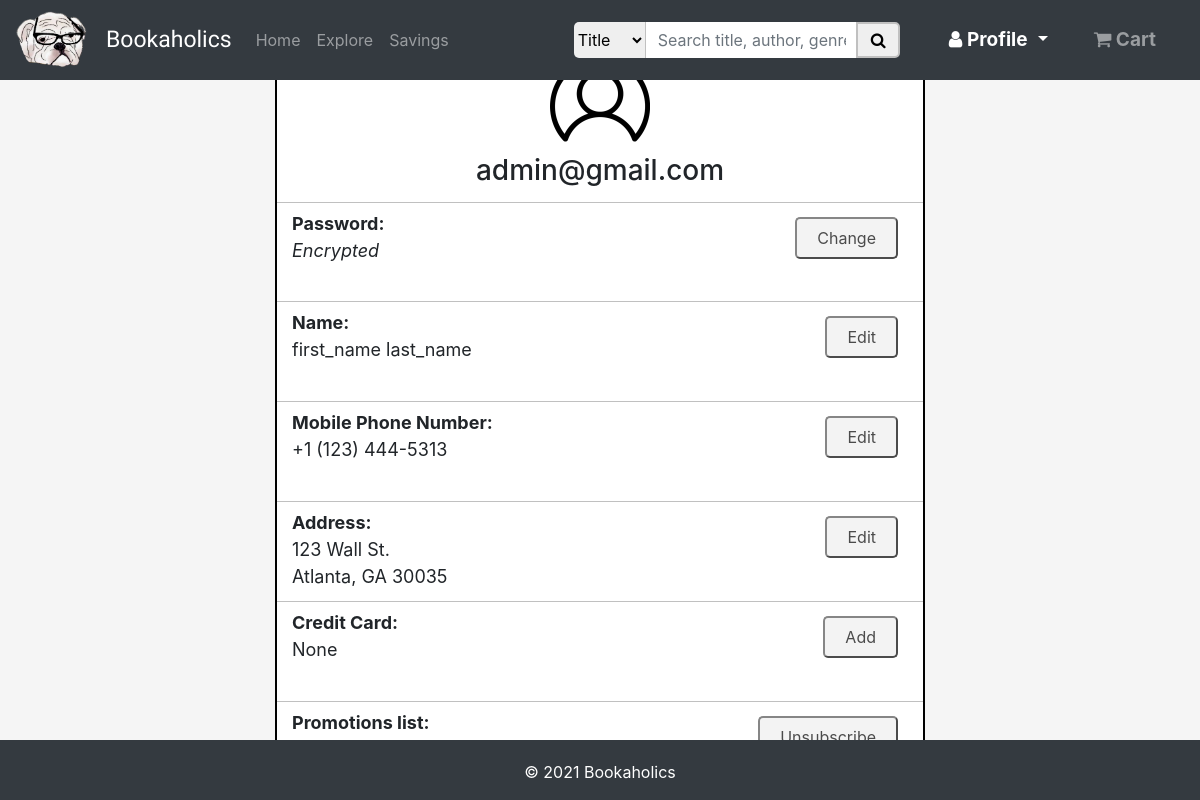
/edit_profile (signed in), run on the app's committed database.
### bookstore/models.py (models this page shows, shortened)
class User(AbstractBaseUser, PermissionsMixin):
    email = models.EmailField(_('email address'), unique=True)
    first_name = models.CharField(max_length=20)
    last_name = models.CharField(max_length=20)
    phone = models.CharField(max_length=10, null=True, blank=True)
    street = models.CharField(max_length=255, null=True, blank=True)
    city = models.CharField(max_length=255, null=True, blank=True)
    state = models.CharField(max_length=255, null=True, blank=True)
    zip_code = models.CharField(max_length=5, null=True, blank=True)
    card_name = encrypt(models.CharField(max_length=255, null=True, blank=True))
    card_num = encrypt(models.CharField(max_length=16, null=True, blank=True))
    card_exp = encrypt(models.CharField(max_length=5, null=True, blank=True))
    card_code = encrypt(models.CharField(max_length=3, null=True, blank=True))
    is_staff = models.BooleanField(default=False)
    is_active = models.BooleanField(default=False)
    is_suspended = models.BooleanField(default=False)
    is_subscribed = models.BooleanField(default=False)
    objects = UserAccountManager()
    USERNAME_FIELD = 'email'
    REQUIRED_FIELDS = ['first_name', 'last_name', 'phone', 'street', 'city', 'state', 'zip_code', 'card_name', 'card_num', 'card_exp', 'card_code', 'is_staff', 'is_active', 'is_suspended', 'is_subscribed']

### bookstore/views.py (the view)
# urls.py: path('edit_profile', views.edit_profile, name='bookstore-edit_profile'),
@login_required
def edit_profile(request):
    context = {
        'title': 'Edit Profile',
        'cartCount': getCartCount(request),
    }
    return render(request, 'bookstore/edit_profile.html', context)

### bookstore/views.py (called while the page is built)
def getCartCount(request):
    if request.user.is_authenticated:
        return CartItem.objects.filter(cart=Cart.objects.get(user=request.user.id)).aggregate(Sum('quantity'))['quantity__sum']
    else:
        return ''

### bookstore/templates/bookstore/edit_profile.html (shortened to what this page needs)
{% extends "bookstore/base.html" %}
{% load static %}
{% block content %}
    {% block style %}
        <link rel="stylesheet" href="{% static 'bookstore/css/edit_profile.css' %}">
    {% endblock style %}
    <div class="container-fluid" id="content">
        <div class="container-fluid" id="center-div">
            <img id="account-icon" src="{% static 'bookstore/images/account-icon.png' %}">
            <h3 id="email">{{ user.email }}</h3>
            <ul id="list">
                <li class="edit-option" id="edit-password-option">
                    <div class="edit-div">
                        <b>Password:</b><br>
                        <i>Encrypted</i>
                    </div>
                    <a href="{% url 'change-password' %}">
                        <button class="edit-button" value=0 id="edit-password-button">Change</button>
                    </a>
                </li>
                <li class="edit-option" id="edit-name-option">
                    <div class="edit-div">
                        <b>Name:</b><br>
                        {{ user.first_name }} {{user.last_name }}
                    </div>
                    <button class="edit-button" id="edit-name-button" value=0 onclick="editName()">Edit</button>
                </li>
                <li class="edit-option" id="edit-phone-option">
                    <div class="edit-div">
                        <b>Mobile Phone Number:</b><br>
                        {% if user.phone %}
                            +1 ({{ user.phone|slice:":3" }}) {{ user.phone|slice:"3:6" }}-{{ user.phone|slice:"6:10" }}
                        {% else %}
                            None
                        {% endif %}
                    </div>
                    {% if user.phone %}
                        <button class="edit-button" value=0 id="edit-phone-button" onclick="editPhone()">Edit</button>
                    {% else %}
                        <button class="edit-button" value=0 id="edit-phone-button" onclick="editPhone()">Add</button>
                    {% endif %}
                </li>
                <li class="edit-option" id="edit-address-option">
                    <div class="edit-div">
                        <b>Address:</b><br>
                        {% if user.street %}
                            {{ user.street }}<br>
                            {{ user.city }}, {{ user.state }} {{ user.zip_code }}
                        {% else %}
                            None
                        {% endif %}
                    </div>
                    {% if user.street %}
                        <button class="edit-button" value=0 id="edit-address-button" onclick="editAddress()">Edit</button>
                    {% else %}
                        <button class="edit-button" value=0 id="edit-address-button" onclick="editAddress()">Add</button>
                    {% endif %}
                </li>
                <li class="edit-option" id="edit-card-option">
                    <div class="edit-div">
                        <b>Credit Card:</b><br>
                        {% if user.card_num %}
                            <img id="visa-icon" src="{% static 'bookstore/images/visa-icon.gif' %}"> ending in
                            {{ user.card_num|slice:"12:" }}
                        {% else %}
                            None
                        {% endif %}
                    </div>
                    {% if user.card_num %}
                        <button class="edit-button" value=0 id="edit-card-button" onclick="editCard()">Edit</button>
                    {% else %}
                        <button class="edit-button" value=0 id="edit-card-button" onclick="editCard()">Add</button>
                    {% endif %}
                </li>
                <li class="edit-option" id="edit-subscribe-option">
                    <div class="edit-div">
                        <b>Promotions list:</b><br>
                    </div>
                    {% if not user.is_subscribed %}
                        <form method="POST" action="/edit_subscribe" enctype="multipart/form-data" id="subscribe-form">
                            {% csrf_token %}
                            <input type="hidden" name="is_subscribed" value=True>
                            <button type="submit" class="edit-button" id="edit-subscribe-button">Subscribe</button>
                        </form>
                    {% else %}
                        <form method="POST" action="/edit_subscribe" enctype="multipart/form-data" id="subscribe-form">
                            <button type="submit" class="edit-button" id="edit-subscribe-button">Unsubscribe</button>
                        </form>
                    {% endif %}
                </li>
            </ul>
        </div>
    </div>
{% endblock content %}

### bookstore/static/bookstore/css/base.css (style rules this page uses)
html, body { width: 100%; height: 100%; margin: 0; padding: 0; background-color: whitesmoke; }
body { margin-bottom: 60px; }
#content { width: 80%; height: 100; padding: 0 5% 0 5%; margin-left: auto; margin-right: auto; background-color: white; }

### bookstore/static/bookstore/css/edit_profile.css (style rules this page uses)
#content { height: 84.5%; background: none; display: flex; justify-content: center; align-items: center; }
#center-div { border: 2px solid black; border-radius: 10px; width: 650px; min-height: 680px; padding: 0 0 0 0; background-color: white; text-align: center; }
#account-icon { height: 100px; width: 100px; margin-top: 15px; }
#email { margin-top: 5px; margin-bottom: 15px; }
#list { list-style-type: none; margin: 0; padding: 0; width: 100%; }
.edit-option { border-bottom: 1px solid silver; height: 100px; padding: 7px 25px 0px 15px; }
.edit-div { float: left; text-align: left; font-size: 18px; }
#edit-password-option { border-top: 1px solid silver; }
#edit-subscribe-option { border-bottom: none; }
.edit-button { margin-top: 7px; float: right; padding: 7px 20px 7px 20px; border-radius: 5px; opacity: .7; }

### data on the page
User: email "admin@gmail.com", first_name "first_name", last_name "last_name", phone "123", phone "444", phone "5313", street "123 Wall St.", city "Atlanta", state "GA", zip_code "30035"
